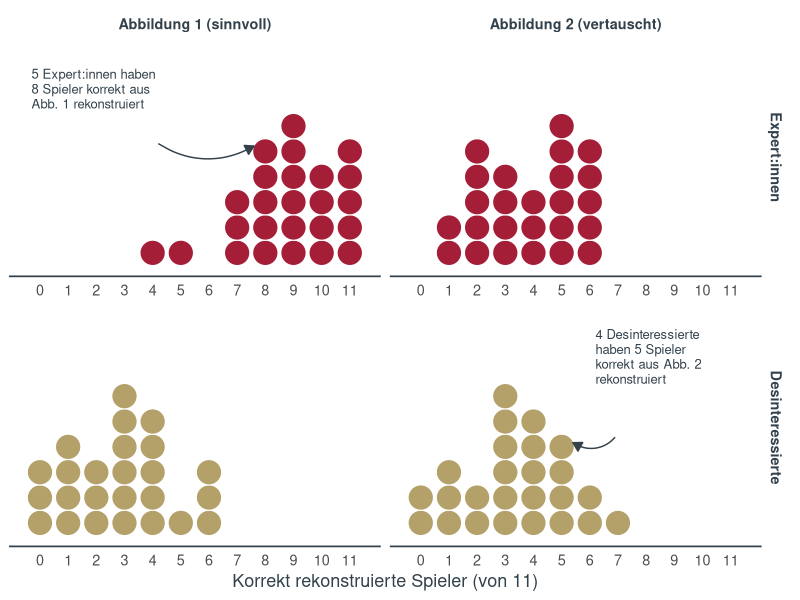

Source code (R):
# Simuliert Daten zum Quasiexperiment (Folie "Expertiseforschung")
# und speichert den Plot nach images/dotplot-erwartung.png.
# Ausführen aus dem Projektordner: source("scripts/dotplot-erwartung.R")
library(ggplot2)
set.seed(7316)

lev <- c("Expert:innen", "Desinteressierte")
daten <- expand.grid(
  id = 1:25,
  gruppe = lev,
  abbildung = c("Abbildung 1 (sinnvoll)", "Abbildung 2 (vertauscht)")
)
daten$p <- with(daten, ifelse(
  abbildung == "Abbildung 1 (sinnvoll)",
  ifelse(gruppe == "Expert:innen", 0.80, 0.30),
  ifelse(gruppe == "Expert:innen", 0.28, 0.27)
))
daten$richtig <- rbinom(nrow(daten), size = 11, prob = daten$p)
d2 <- transform(daten, gruppe = factor(gruppe, levels = lev))

n_exp <- sum(d2$gruppe == "Expert:innen" & d2$abbildung == "Abbildung 1 (sinnvoll)" & d2$richtig == 8)
n_des <- sum(d2$gruppe == "Desinteressierte" & d2$abbildung == "Abbildung 2 (vertauscht)" & d2$richtig == 5)
d <- 0.135
anno <- data.frame(
  gruppe = factor(lev, levels = lev),
  abbildung = c("Abbildung 1 (sinnvoll)", "Abbildung 2 (vertauscht)"),
  x_txt = c(-0.3, 6.2), y_txt = c(1.0, 1.05),
  x_start = c(4.2, 6.9), y_start = c(0.62, 0.5),
  x_dot = c(7.6, 5.4), y_dot = c(n_exp, n_des) * d - d / 2,
  label = c(sprintf("%s Expert:innen haben\n8 Spieler korrekt aus\nAbb. 1 rekonstruiert", n_exp),
            sprintf("%s Desinteressierte\nhaben 5 Spieler\nkorrekt aus Abb. 2\nrekonstruiert", n_des))
)

p <- ggplot(d2, aes(richtig, fill = gruppe)) +
  geom_dotplot(binwidth = 1, stackgroups = TRUE, binpositions = "all",
               method = "histodot", dotsize = 0.9, colour = "white") +
  geom_text(data = anno, aes(x_txt, y_txt, label = label),
            hjust = 0, vjust = 1, size = 3.3, colour = "#32414B", lineheight = 0.95,
            inherit.aes = FALSE) +
  geom_curve(data = anno[1, ], aes(x = x_start, y = y_start, xend = x_dot, yend = y_dot),
             curvature = 0.3, colour = "#32414B", linewidth = 0.5,
             arrow = arrow(length = unit(2.5, "mm"), type = "closed"), inherit.aes = FALSE) +
  geom_curve(data = anno[2, ], aes(x = x_start, y = y_start, xend = x_dot, yend = y_dot),
             curvature = -0.4, colour = "#32414B", linewidth = 0.5,
             arrow = arrow(length = unit(2.5, "mm"), type = "closed"), inherit.aes = FALSE) +
  facet_grid(gruppe ~ abbildung, axes = "all_x", axis.labels = "all") +
  scale_fill_manual(values = c("Expert:innen" = "#A51E37", "Desinteressierte" = "#B4A069")) +
  scale_x_continuous(limits = c(-0.5, 11.5), breaks = 0:11) +
  scale_y_continuous(NULL, breaks = NULL, limits = c(0, 1.1)) +
  labs(x = "Korrekt rekonstruierte Spieler (von 11)", fill = NULL) +
  theme_minimal(base_size = 13) +
  theme(
    text = element_text(colour = "#32414B"),
    panel.grid = element_blank(),
    axis.line.x = element_line(colour = "#32414B"),
    strip.text = element_text(face = "bold", colour = "#32414B"),
    legend.position = "none"
  )

ggsave("images/dotplot-erwartung.png", p, width = 7, height = 5, dpi = 200, bg = "white")
